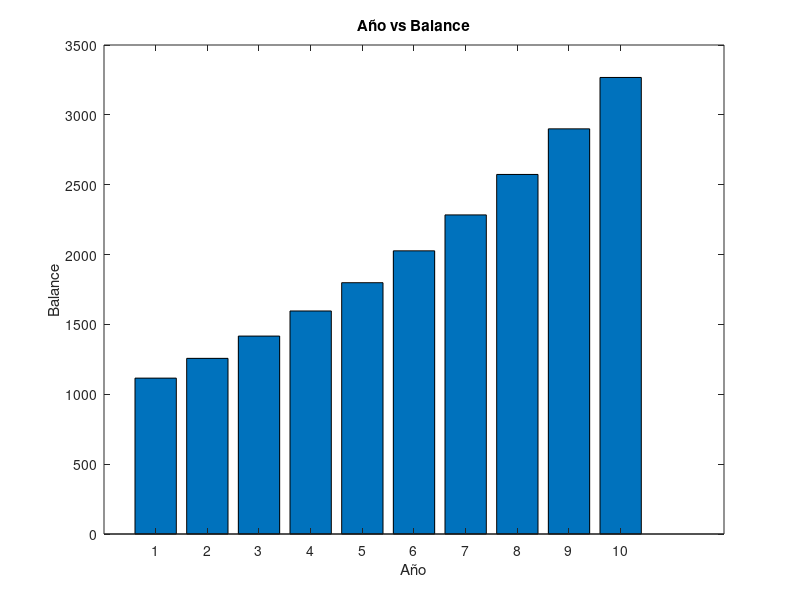

Write the MATLAB code that produced this figure.
close all, clear all, clc
%A person deposits $1000 in a bank. Interest is compounded monthly at the rate of
1% per month. Write a program that will compute the monthly balance, but only on an annual basis, for 10 years (use nested for loops, with the outer loop for 10 years...
...and the inner loop for 12 months). Note that after 10 years the balance is $3300.39,...
    ...whereas if interest had been compounded annually at the rate of 12% per year the...
    ...balance would only have been $3105.85. See if you can vectorize your solution.
    
dinero=1000;
c=1;
for i=1:10;
    for j=1:12;
        balance(c)=dinero
        dinero=dinero+(dinero*0.01);
    end;
     c=c+1
    disp(dinero)
end
bar(balance)
xlabel('Año');
ylabel('Balance');
title('Año vs Balance');
